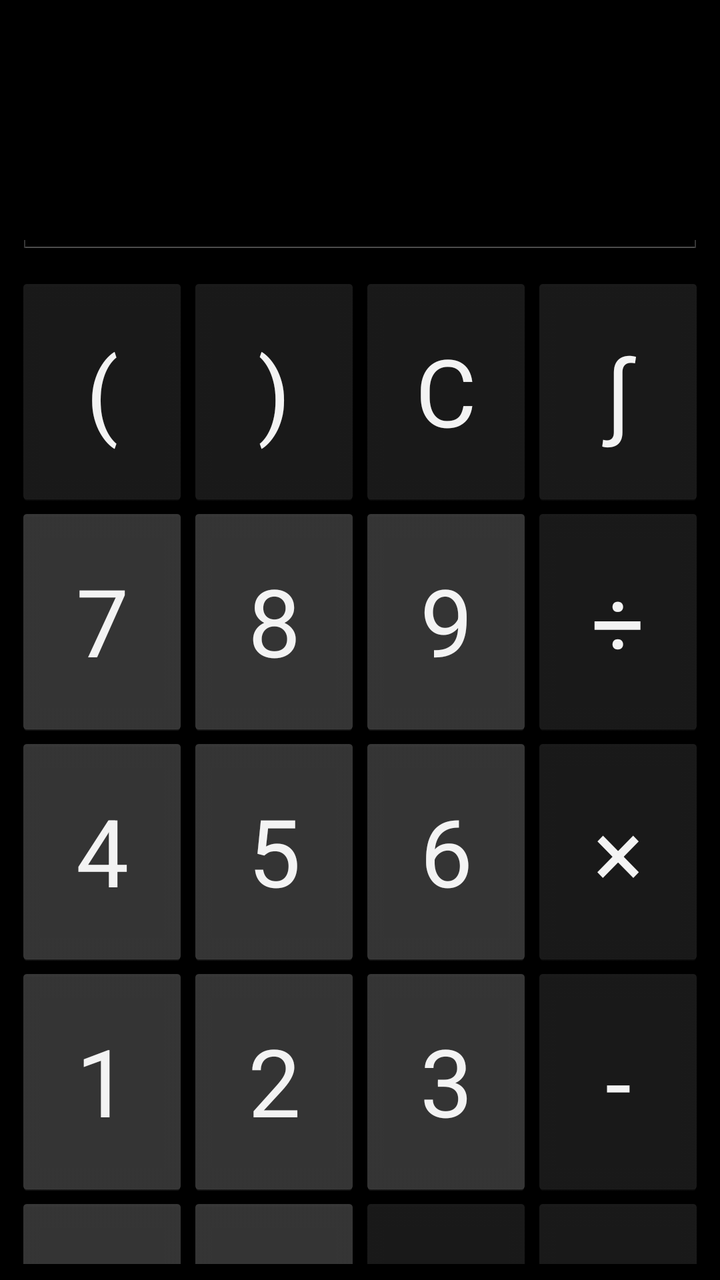
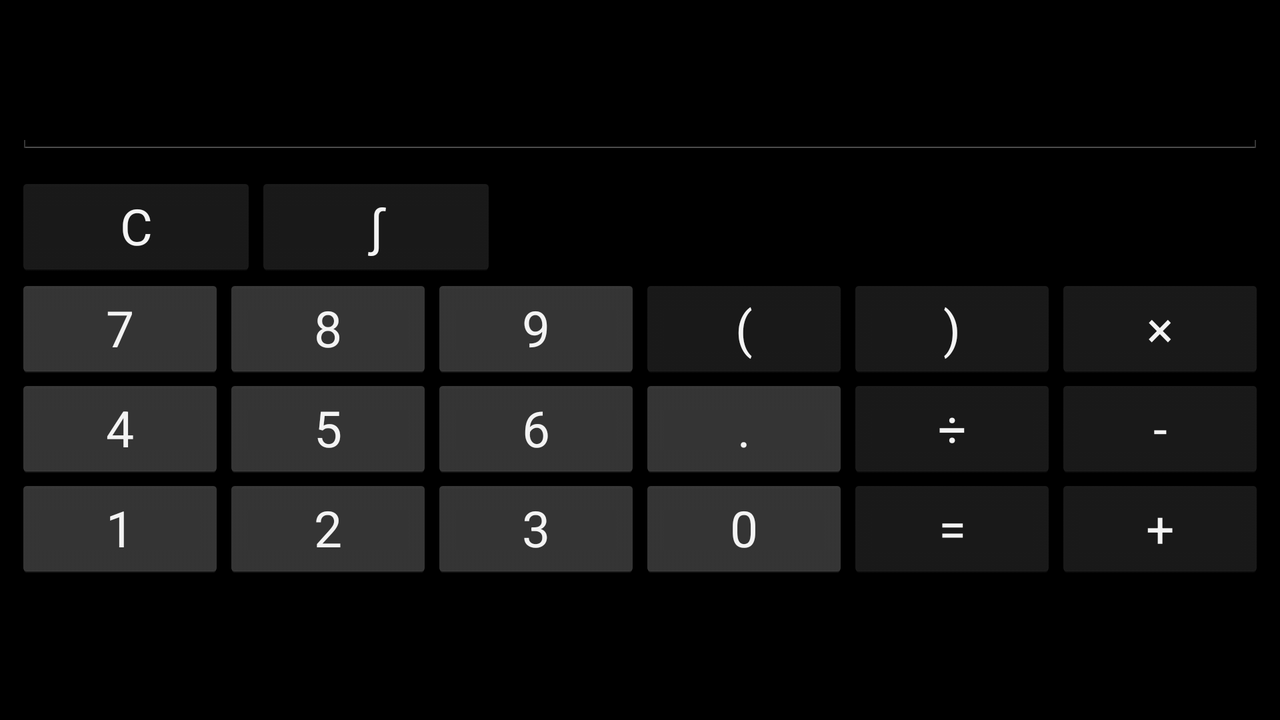

Compare how this app lays out the same screen by default and in its alternative resource folder. The renders come first, then the two layout files and the values they reference.
<!-- AndroidManifest.xml: application theme android:Theme.Holo -->
<!-- res/layout/num.xml -->
<?xml version="1.0" encoding="utf-8"?>
<LinearLayout xmlns:android="http://schemas.android.com/apk/res/android"
    android:orientation="vertical"
    android:layout_width="match_parent"
    android:layout_height="match_parent"
    android:padding="8dp"
    android:fitsSystemWindows="true">

    <EditText
        android:id="@+id/editTextNumber"
        android:layout_width="match_parent"
        android:layout_height="120dp"
        android:inputType="text|textNoSuggestions"
        android:textSize="78dp"
        android:gravity="end" />

    <GridLayout
        android:id="@+id/buttonGrid"
        android:layout_width="match_parent"
        android:layout_height="wrap_content"
        android:columnCount="4"
        android:rowCount="5"
        android:layout_marginTop="10dp">

        <Button
            android:id="@+id/buttonLParen"
            android:text="("
            android:layout_width="0dp"
            android:layout_height="115dp"
            android:textSize="47dp"
            android:backgroundTint="#222222"
            android:layout_columnWeight="1" />

        <Button
            android:id="@+id/buttonRParen"
            android:text=")"
            android:layout_width="0dp"
            android:layout_height="115dp"
            android:textSize="47dp"
            android:backgroundTint="#222222"
            android:layout_columnWeight="1" />

        <Button
            android:id="@+id/buttonClear"
            android:text="C"
            android:layout_width="0dp"
            android:layout_height="115dp"
            android:textSize="47dp"
            android:backgroundTint="#222222"
            android:layout_columnWeight="1" />

        <Button
            android:id="@+id/buttonInt"
            android:text="∫"
            android:layout_width="0dp"
            android:layout_height="115dp"
            android:textSize="47dp"
            android:backgroundTint="#222222"
            android:layout_columnWeight="1" />

        <Button
            android:id="@+id/button7"
            android:text="7"
            android:layout_width="0dp"
            android:layout_height="115dp"
            android:textSize="47dp"
            android:backgroundTint="#474747"
            android:layout_columnWeight="1" />

        <Button
            android:id="@+id/button8"
            android:text="8"
            android:layout_width="0dp"
            android:layout_height="115dp"
            android:textSize="47dp"
            android:backgroundTint="#474747"
            android:layout_columnWeight="1" />

        <Button
            android:id="@+id/button9"
            android:text="9"
            android:layout_width="0dp"
            android:layout_height="115dp"
            android:textSize="47dp"
            android:backgroundTint="#474747"
            android:layout_columnWeight="1" />

        <Button
            android:id="@+id/buttonDiv"
            android:text="÷"
            android:layout_width="0dp"
            android:layout_height="115dp"
            android:textSize="47dp"
            android:backgroundTint="#222222"
            android:layout_columnWeight="1" />

        <Button
            android:id="@+id/button4"
            android:text="4"
            android:layout_width="0dp"
            android:layout_height="115dp"
            android:textSize="47dp"
            android:backgroundTint="#474747"
            android:layout_columnWeight="1" />

        <Button
            android:id="@+id/button5"
            android:text="5"
            android:layout_width="0dp"
            android:layout_height="115dp"
            android:textSize="47dp"
            android:backgroundTint="#474747"
            android:layout_columnWeight="1" />

        <Button
            android:id="@+id/button6"
            android:text="6"
            android:layout_width="0dp"
            android:layout_height="115dp"
            android:textSize="47dp"
            android:backgroundTint="#474747"
            android:layout_columnWeight="1" />

        <Button
            android:id="@+id/buttonMul"
            android:text="×"
            android:layout_width="0dp"
            android:layout_height="115dp"
            android:textSize="47dp"
            android:backgroundTint="#222222"
            android:layout_columnWeight="1" />

        <Button
            android:id="@+id/button1"
            android:text="1"
            android:layout_width="0dp"
            android:layout_height="115dp"
            android:textSize="47dp"
            android:backgroundTint="#474747"
            android:layout_columnWeight="1" />

        <Button
            android:id="@+id/button2"
            android:text="2"
            android:layout_width="0dp"
            android:layout_height="115dp"
            android:textSize="47dp"
            android:backgroundTint="#474747"
            android:layout_columnWeight="1" />

        <Button
            android:id="@+id/button3"
            android:text="3"
            android:layout_width="0dp"
            android:layout_height="115dp"
            android:textSize="47dp"
            android:backgroundTint="#474747"
            android:layout_columnWeight="1" />

        <Button
            android:id="@+id/buttonSub"
            android:text="-"
            android:layout_width="0dp"
            android:layout_height="115dp"
            android:textSize="47dp"
            android:backgroundTint="#222222"
            android:layout_columnWeight="1" />

        <Button
            android:id="@+id/buttonDot"
            android:text="."
            android:layout_width="0dp"
            android:layout_height="115dp"
            android:textSize="47dp"
            android:backgroundTint="#474747"
            android:layout_columnWeight="1" />

        <Button
            android:id="@+id/button0"
            android:text="0"
            android:layout_width="0dp"
            android:layout_height="115dp"
            android:textSize="47dp"
            android:backgroundTint="#474747"
            android:layout_columnWeight="1" />

        <Button
            android:id="@+id/buttonEqual"
            android:text="="
            android:layout_width="0dp"
            android:layout_height="115dp"
            android:textSize="47dp"
            android:backgroundTint="#222222"
            android:layout_columnWeight="1" />

        <Button
            android:id="@+id/buttonAdd"
            android:text="+"
            android:layout_width="0dp"
            android:layout_height="115dp"
            android:textSize="47dp"
            android:backgroundTint="#222222"
            android:layout_columnWeight="1" />


    </GridLayout>

    <TextView
        android:id="@+id/textViewResult"
        android:textIsSelectable="true"
        android:layout_width="match_parent"
        android:layout_height="wrap_content"
        android:textSize="24sp"
        android:gravity="center"
        android:layout_marginTop="16dp" />
</LinearLayout>
<!-- resources referenced by this layout -->
<resources>

</resources>
<!-- res/layout-land/num.xml (the repository's variant of the layout above) -->
<!-- drawn on the phone turned sideways -->
<?xml version="1.0" encoding="utf-8"?>
<LinearLayout xmlns:android="http://schemas.android.com/apk/res/android"
    android:orientation="vertical"
    android:layout_width="match_parent"
    android:layout_height="match_parent"
    android:padding="8dp"
    android:fitsSystemWindows="true">


    <EditText
        android:id="@+id/editTextNumber"
        android:layout_width="match_parent"
        android:layout_height="70dp"
        android:inputType="text|textNoSuggestions"
        android:textSize="55dp"
        android:gravity="end"
        android:layout_columnWeight="1"/>

    <GridLayout
        android:id="@+id/Grid"
        android:layout_width="match_parent"
        android:layout_height="wrap_content"
        android:columnCount="2"
        android:rowCount="2"
        android:layout_marginTop="10dp">

    <Button
        android:id="@+id/buttonClear"
        android:text="C"
        android:layout_width="120dp"
        android:layout_height="50dp"
        android:textSize="25dp"
        android:backgroundTint="#222222" />

    <Button
        android:id="@+id/buttonInt"
        android:text="∫"
        android:layout_width="120dp"
        android:layout_height="50dp"
        android:textSize="25dp"
        android:backgroundTint="#222222" />

    </GridLayout>>

    <GridLayout
        android:id="@+id/buttonGrid"
        android:layout_width="match_parent"
        android:layout_height="wrap_content"
        android:columnCount="6"
        android:rowCount="5"
        android:layout_marginTop="1dp">

        <Button
            android:id="@+id/button7"
            android:text="7"
            android:layout_width="0dp"
            android:layout_height="50dp"
            android:textSize="25dp"
            android:backgroundTint="#474747"
            android:layout_columnWeight="1" />

        <Button
            android:id="@+id/button8"
            android:text="8"
            android:layout_width="0dp"
            android:layout_height="50dp"
            android:textSize="25dp"
            android:backgroundTint="#474747"
            android:layout_columnWeight="1" />

        <Button
            android:id="@+id/button9"
            android:text="9"
            android:layout_width="0dp"
            android:layout_height="50dp"
            android:textSize="25dp"
            android:backgroundTint="#474747"
            android:layout_columnWeight="1" />

        <Button
            android:id="@+id/buttonLParen"
            android:text="("
            android:layout_width="0dp"
            android:layout_height="50dp"
            android:textSize="25dp"
            android:backgroundTint="#222222"
            android:layout_columnWeight="1" />

        <Button
            android:id="@+id/buttonRParen"
            android:text=")"
            android:layout_width="0dp"
            android:layout_height="50dp"
            android:textSize="25dp"
            android:backgroundTint="#222222"
            android:layout_columnWeight="1" />

        <Button
            android:id="@+id/buttonMul"
            android:text="×"
            android:layout_width="0dp"
            android:layout_height="50dp"
            android:textSize="25dp"
            android:backgroundTint="#222222"
            android:layout_columnWeight="1" />

        <Button
            android:id="@+id/button4"
            android:text="4"
            android:layout_width="0dp"
            android:layout_height="50dp"
            android:textSize="25dp"
            android:backgroundTint="#474747"
            android:layout_columnWeight="1" />

        <Button
            android:id="@+id/button5"
            android:text="5"
            android:layout_width="0dp"
            android:layout_height="50dp"
            android:textSize="25dp"
            android:backgroundTint="#474747"
            android:layout_columnWeight="1" />

        <Button
            android:id="@+id/button6"
            android:text="6"
            android:layout_width="0dp"
            android:layout_height="50dp"
            android:textSize="25dp"
            android:backgroundTint="#474747"
            android:layout_columnWeight="1" />

        <Button
            android:id="@+id/buttonDot"
            android:text="."
            android:layout_width="0dp"
            android:layout_height="50dp"
            android:textSize="25dp"
            android:backgroundTint="#474747"
            android:layout_columnWeight="1" />

        <Button
            android:id="@+id/buttonDiv"
            android:text="÷"
            android:layout_width="0dp"
            android:layout_height="50dp"
            android:textSize="25dp"
            android:backgroundTint="#222222"
            android:layout_columnWeight="1" />

        <Button
            android:id="@+id/buttonSub"
            android:text="-"
            android:layout_width="0dp"
            android:layout_height="50dp"
            android:textSize="25dp"
            android:backgroundTint="#222222"
            android:layout_columnWeight="1" />

        <Button
            android:id="@+id/button1"
            android:text="1"
            android:layout_width="0dp"
            android:layout_height="50dp"
            android:textSize="25dp"
            android:backgroundTint="#474747"
            android:layout_columnWeight="1" />

        <Button
            android:id="@+id/button2"
            android:text="2"
            android:layout_width="0dp"
            android:layout_height="50dp"
            android:textSize="25dp"
            android:backgroundTint="#474747"
            android:layout_columnWeight="1" />

        <Button
            android:id="@+id/button3"
            android:text="3"
            android:layout_width="0dp"
            android:layout_height="50dp"
            android:textSize="25dp"
            android:backgroundTint="#474747"
            android:layout_columnWeight="1" />

        <Button
            android:id="@+id/button0"
            android:text="0"
            android:layout_width="0dp"
            android:layout_height="50dp"
            android:textSize="25dp"
            android:backgroundTint="#474747"
            android:layout_columnWeight="1" />

        <Button
            android:id="@+id/buttonEqual"
            android:text="="
            android:layout_width="0dp"
            android:layout_height="50dp"
            android:textSize="25dp"
            android:backgroundTint="#222222"
            android:layout_columnWeight="1" />

        <Button
            android:id="@+id/buttonAdd"
            android:text="+"
            android:layout_width="0dp"
            android:layout_height="50dp"
            android:textSize="25dp"
            android:backgroundTint="#222222"
            android:layout_columnWeight="1" />


    </GridLayout>

    <TextView
        android:id="@+id/textViewResult"
        android:textIsSelectable="true"
        android:layout_width="match_parent"
        android:layout_height="wrap_content"
        android:textSize="24sp"
        android:gravity="center"
        android:layout_marginTop="16dp" />
</LinearLayout>
